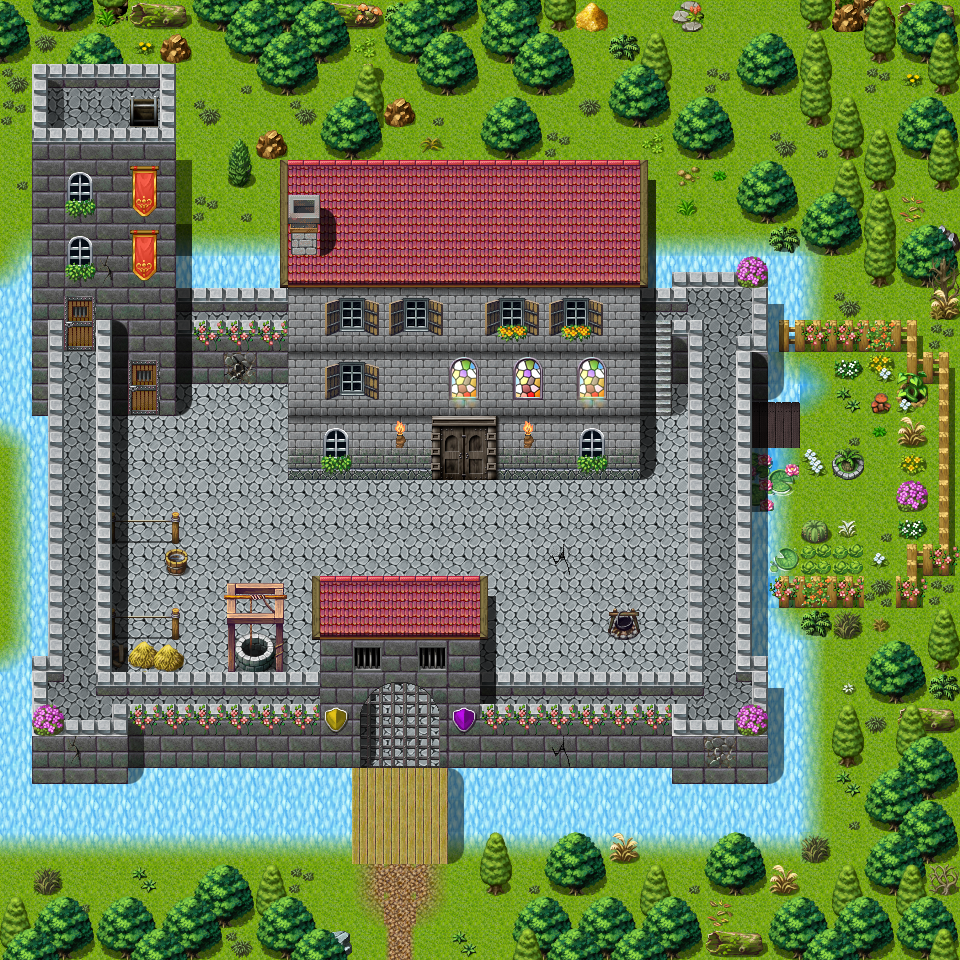

A 2D game scene composited from a Tiled map and its tileset images. What follows is a short description and the map's XML, with each tile layer's data collapsed to a summary:
An orthogonal 30x30 tile map with 32x32 px tiles, 6 tile layers (Ground, Objects, Above, Above_1, ...), 4 hidden layers not drawn, 61 tilesets and 77 objects (20x replace, 18x spawn, 13x mapchange, 13x script, 7x key, ...).

<map version="1.8" tiledversion="1.8.4" orientation="orthogonal" renderorder="right-down" width="30" height="30" tilewidth="32" tileheight="32" infinite="0" nextlayerid="15" nextobjectid="78">
 <properties>
  <property name="colorfilter" value="none" />
  <property name="outdoors" value="1" />
 </properties>
 <tileset firstgid="1" name="map_bed_1" tilewidth="32" tileheight="32" tilecount="128" columns="16">
  <image source="../drawable/map_bed_1.png" width="512" height="256" />
 </tileset>
 <tileset firstgid="129" name="map_border_1" tilewidth="32" tileheight="32" tilecount="128" columns="16">
  <image source="../drawable/map_border_1.png" width="512" height="256" />
 </tileset>
 <tileset firstgid="257" name="map_bridge_1" tilewidth="32" tileheight="32" tilecount="128" columns="16">
  <image source="../drawable/map_bridge_1.png" width="512" height="256" />
 </tileset>
 <tileset firstgid="385" name="map_bridge_2" tilewidth="32" tileheight="32" tilecount="128" columns="16">
  <image source="../drawable/map_bridge_2.png" width="512" height="256" />
 </tileset>
 <tileset firstgid="513" name="map_broken_1" tilewidth="32" tileheight="32" tilecount="128" columns="16">
  <image source="../drawable/map_broken_1.png" width="512" height="256" />
 </tileset>
 <tileset firstgid="641" name="map_cavewall_1" tilewidth="32" tileheight="32" tilecount="108" columns="18">
  <image source="../drawable/map_cavewall_1.png" width="576" height="192" />
 </tileset>
 <tileset firstgid="749" name="map_cavewall_2" tilewidth="32" tileheight="32" tilecount="108" columns="18">
  <image source="../drawable/map_cavewall_2.png" width="576" height="192" />
 </tileset>
 <tileset firstgid="857" name="map_cavewall_3" tilewidth="32" tileheight="32" tilecount="108" columns="18">
  <image source="../drawable/map_cavewall_3.png" width="576" height="192" />
 </tileset>
 <tileset firstgid="965" name="map_cavewall_4" tilewidth="32" tileheight="32" tilecount="108" columns="18">
  <image source="../drawable/map_cavewall_4.png" width="576" height="192" />
 </tileset>
 <tileset firstgid="1073" name="map_chair_table_1" tilewidth="32" tileheight="32" tilecount="128" columns="16">
  <image source="../drawable/map_chair_table_1.png" width="512" height="256" />
 </tileset>
 <tileset firstgid="1201" name="map_chair_table_2" tilewidth="32" tileheight="32" tilecount="128" columns="16">
  <image source="../drawable/map_chair_table_2.png" width="512" height="256" />
 </tileset>
 <tileset firstgid="1329" name="map_crate_1" tilewidth="32" tileheight="32" tilecount="128" columns="16">
  <image source="../drawable/map_crate_1.png" width="512" height="256" />
 </tileset>
 <tileset firstgid="1457" name="map_cupboard_1" tilewidth="32" tileheight="32" tilecount="128" columns="16">
  <image source="../drawable/map_cupboard_1.png" width="512" height="256" />
 </tileset>
 <tileset firstgid="1585" name="map_curtain_1" tilewidth="32" tileheight="32" tilecount="128" columns="16">
  <image source="../drawable/map_curtain_1.png" width="512" height="256" />
 </tileset>
 <tileset firstgid="1713" name="map_entrance_1" tilewidth="32" tileheight="32" tilecount="128" columns="16">
  <image source="../drawable/map_entrance_1.png" width="512" height="256" />
 </tileset>
 <tileset firstgid="1841" name="map_entrance_2" tilewidth="32" tileheight="32" tilecount="128" columns="16">
  <image source="../drawable/map_entrance_2.png" width="512" height="256" />
 </tileset>
 <tileset firstgid="1969" name="map_fence_1" tilewidth="32" tileheight="32" tilecount="128" columns="16">
  <image source="../drawable/map_fence_1.png" width="512" height="256" />
 </tileset>
 <tileset firstgid="2097" name="map_fence_2" tilewidth="32" tileheight="32" tilecount="128" columns="16">
  <image source="../drawable/map_fence_2.png" width="512" height="256" />
 </tileset>
 <tileset firstgid="2225" name="map_fence_3" tilewidth="32" tileheight="32" tilecount="128" columns="16">
  <image source="../drawable/map_fence_3.png" width="512" height="256" />
 </tileset>
 <tileset firstgid="2353" name="map_fence_4" tilewidth="32" tileheight="32" tilecount="128" columns="16">
  <image source="../drawable/map_fence_4.png" width="512" height="256" />
 </tileset>
 <tileset firstgid="2481" name="map_ground_1" tilewidth="32" tileheight="32" tilecount="128" columns="16">
  <image source="../drawable/map_ground_1.png" width="512" height="256" />
 </tileset>
 <tileset firstgid="2609" name="map_ground_2" tilewidth="32" tileheight="32" tilecount="128" columns="16">
  <image source="../drawable/map_ground_2.png" width="512" height="256" />
 </tileset>
 <tileset firstgid="2737" name="map_ground_3" tilewidth="32" tileheight="32" tilecount="128" columns="16">
  <image source="../drawable/map_ground_3.png" width="512" height="256" />
 </tileset>
 <tileset firstgid="2865" name="map_ground_5" tilewidth="32" tileheight="32" tilecount="128" columns="16">
  <image source="../drawable/map_ground_5.png" width="512" height="256" />
 </tileset>
 <tileset firstgid="2993" name="map_ground_6" tilewidth="32" tileheight="32" tilecount="128" columns="16">
  <image source="../drawable/map_ground_6.png" width="512" height="256" />
 </tileset>
 <tileset firstgid="3121" name="map_ground_7" tilewidth="32" tileheight="32" tilecount="128" columns="16">
  <image source="../drawable/map_ground_7.png" width="512" height="256" />
 </tileset>
 <tileset firstgid="3249" name="map_ground_8" tilewidth="32" tileheight="32" tilecount="128" columns="16">
  <image source="../drawable/map_ground_8.png" width="512" height="256" />
 </tileset>
 <tileset firstgid="3377" name="map_house_1" tilewidth="32" tileheight="32" tilecount="128" columns="16">
  <image source="../drawable/map_house_1.png" width="512" height="256" />
 </tileset>
 <tileset firstgid="3505" name="map_house_2" tilewidth="32" tileheight="32" tilecount="128" columns="16">
  <image source="../drawable/map_house_2.png" width="512" height="256" />
 </tileset>
 <tileset firstgid="3633" name="map_indoor_1" tilewidth="32" tileheight="32" tilecount="128" columns="16">
  <image source="../drawable/map_indoor_1.png" width="512" height="256" />
 </tileset>
 <tileset firstgid="3761" name="map_indoor_2" tilewidth="32" tileheight="32" tilecount="128" columns="16">
  <image source="../drawable/map_indoor_2.png" width="512" height="256" />
 </tileset>
 <tileset firstgid="3889" name="map_kitchen_1" tilewidth="32" tileheight="32" tilecount="128" columns="16">
  <image source="../drawable/map_kitchen_1.png" width="512" height="256" />
 </tileset>
 <tileset firstgid="4017" name="map_outdoor_1" tilewidth="32" tileheight="32" tilecount="128" columns="16">
  <image source="../drawable/map_outdoor_1.png" width="512" height="256" />
 </tileset>
 <tileset firstgid="4145" name="map_pillar_1" tilewidth="32" tileheight="32" tilecount="128" columns="16">
  <image source="../drawable/map_pillar_1.png" width="512" height="256" />
 </tileset>
 <tileset firstgid="4273" name="map_pillar_2" tilewidth="32" tileheight="32" tilecount="128" columns="16">
  <image source="../drawable/map_pillar_2.png" width="512" height="256" />
 </tileset>
 <tileset firstgid="4401" name="map_plant_1" tilewidth="32" tileheight="32" tilecount="128" columns="16">
  <image source="../drawable/map_plant_1.png" width="512" height="256" />
 </tileset>
 <tileset firstgid="4529" name="map_plant_2" tilewidth="32" tileheight="32" tilecount="128" columns="16">
  <image source="../drawable/map_plant_2.png" width="512" height="256" />
 </tileset>
 <tileset firstgid="4657" name="map_rock_1" tilewidth="32" tileheight="32" tilecount="128" columns="16">
  <image source="../drawable/map_rock_1.png" width="512" height="256" />
 </tileset>
 <tileset firstgid="4785" name="map_rock_2" tilewidth="32" tileheight="32" tilecount="128" columns="16">
  <image source="../drawable/map_rock_2.png" width="512" height="256" />
 </tileset>
 <tileset firstgid="4913" name="map_roof_1" tilewidth="32" tileheight="32" tilecount="128" columns="16">
  <image source="../drawable/map_roof_1.png" width="512" height="256" />
 </tileset>
 <tileset firstgid="5041" name="map_roof_2" tilewidth="32" tileheight="32" tilecount="128" columns="16">
  <image source="../drawable/map_roof_2.png" width="512" height="256" />
 </tileset>
 <tileset firstgid="5169" name="map_roof_3" tilewidth="32" tileheight="32" tilecount="128" columns="16">
  <image source="../drawable/map_roof_3.png" width="512" height="256" />
 </tileset>
 <tileset firstgid="5297" name="map_shop_1" tilewidth="32" tileheight="32" tilecount="128" columns="16">
  <image source="../drawable/map_shop_1.png" width="512" height="256" />
 </tileset>
 <tileset firstgid="5425" name="map_sign_ladder_1" tilewidth="32" tileheight="32" tilecount="128" columns="16">
  <image source="../drawable/map_sign_ladder_1.png" width="512" height="256" />
 </tileset>
 <tileset firstgid="5553" name="map_table_1" tilewidth="32" tileheight="32" tilecount="128" columns="16">
  <image source="../drawable/map_table_1.png" width="512" height="256" />
 </tileset>
 <tileset firstgid="5681" name="map_trail_1" tilewidth="32" tileheight="32" tilecount="128" columns="16">
  <image source="../drawable/map_trail_1.png" width="512" height="256" />
 </tileset>
 <tileset firstgid="5809" name="map_transition_1" tilewidth="32" tileheight="32" tilecount="128" columns="16">
  <image source="../drawable/map_transition_1.png" width="512" height="256" />
 </tileset>
 <tileset firstgid="5937" name="map_transition_2" tilewidth="32" tileheight="32" tilecount="128" columns="16">
  <image source="../drawable/map_transition_2.png" width="512" height="256" />
 </tileset>
 <tileset firstgid="6065" name="map_transition_3" tilewidth="32" tileheight="32" tilecount="128" columns="16">
  <image source="../drawable/map_transition_3.png" width="512" height="256" />
 </tileset>
 <tileset firstgid="6193" name="map_transition_4" tilewidth="32" tileheight="32" tilecount="128" columns="16">
  <image source="../drawable/map_transition_4.png" width="512" height="256" />
 </tileset>
 <tileset firstgid="6321" name="map_tree_1" tilewidth="32" tileheight="32" tilecount="128" columns="16">
  <image source="../drawable/map_tree_1.png" width="512" height="256" />
 </tileset>
 <tileset firstgid="6449" name="map_tree_2" tilewidth="32" tileheight="32" tilecount="128" columns="16">
  <image source="../drawable/map_tree_2.png" width="512" height="256" />
 </tileset>
 <tileset firstgid="6577" name="map_wall_1" tilewidth="32" tileheight="32" tilecount="128" columns="16">
  <image source="../drawable/map_wall_1.png" width="512" height="256" />
 </tileset>
 <tileset firstgid="6705" name="map_wall_2" tilewidth="32" tileheight="32" tilecount="120" columns="15">
  <image source="../drawable/map_wall_2.png" width="480" height="256" />
 </tileset>
 <tileset firstgid="6825" name="map_wall_3" tilewidth="32" tileheight="32" tilecount="120" columns="15">
  <image source="../drawable/map_wall_3.png" width="480" height="256" />
 </tileset>
 <tileset firstgid="6945" name="map_wall_4" tilewidth="32" tileheight="32" tilecount="120" columns="15">
  <image source="../drawable/map_wall_4.png" width="480" height="256" />
 </tileset>
 <tileset firstgid="7065" name="map_window_1" tilewidth="32" tileheight="32" tilecount="128" columns="16">
  <image source="../drawable/map_window_1.png" width="512" height="256" />
 </tileset>
 <tileset firstgid="7193" name="map_window_2" tilewidth="32" tileheight="32" tilecount="128" columns="16">
  <image source="../drawable/map_window_2.png" width="512" height="256" />
 </tileset>
 <tileset firstgid="7321" name="map_trail_1" tilewidth="32" tileheight="32" tilecount="128" columns="16">
  <image source="../drawable/map_trail_1.png" width="512" height="256" />
 </tileset>
 <tileset firstgid="7449" name="map_ground_4" tilewidth="32" tileheight="32" tilecount="128" columns="16">
  <image source="../drawable/map_ground_4.png" width="512" height="256" />
 </tileset>
 <tileset firstgid="7577" name="map_guynmart" tilewidth="32" tileheight="32" tilecount="128" columns="16">
  <image source="../drawable/map_guynmart.png" width="512" height="256" />
 </tileset>
 <layer id="1" name="Ground" width="30" height="30">
  <data>[900 cells, 900 non-empty, 18 distinct tile ids]</data>
 </layer>
 <layer id="2" name="Objects" width="30" height="30">
  <data>[900 cells, 415 non-empty, 142 distinct tile ids]</data>
 </layer>
 <layer id="3" name="Above" width="30" height="30">
  <data>[900 cells, 240 non-empty, 65 distinct tile ids]</data>
 </layer>
 <layer id="4" name="Above_1" width="30" height="30">
  <data>[900 cells, 122 non-empty, 48 distinct tile ids]</data>
 </layer>
 <layer id="14" name="Top" width="30" height="30">
  <data>[900 cells, 1 non-empty, 1 distinct tile ids]</data>
 </layer>
 <layer id="5" name="Walkable" width="30" height="30" visible="0">
  <data>[900 cells, 519 non-empty, 1 distinct tile ids]</data>
 </layer>
 <layer id="6" name="Walkable_2" width="30" height="30" visible="0">
  <data>[900 cells, 259 non-empty, 1 distinct tile ids]</data>
 </layer>
 <layer id="7" name="Walkable_1" width="30" height="30" visible="0">
  <data>[900 cells, 270 non-empty, 1 distinct tile ids]</data>
 </layer>
 <layer id="8" name="Walkable_3" width="30" height="30" visible="0">
  <data>[900 cells, 48 non-empty, 1 distinct tile ids]</data>
 </layer>
 <layer id="9" name="Objects_1" width="30" height="30">
  <data>[900 cells, 8 non-empty, 4 distinct tile ids]</data>
 </layer>
 <objectgroup id="10" name="Mapevents" visible="0">
  <object id="1" name="guynmart_sign_flowers_1" type="sign" x="864" y="352" width="32" height="32" />
  <object id="2" name="guynmart_sign_flowers_2" type="sign" x="896" y="512" width="32" height="32" />
  <object id="3" name="guynmart_sign_flowers_3" type="sign" x="896" y="448" width="32" height="32" />
  <object id="4" name="guynmart_sign_flowers_4" type="sign" x="832" y="352" width="32" height="32" />
  <object id="5" name="guynmart_sign_flowers_5" type="sign" x="832" y="512" width="32" height="32" />
  <object id="6" name="north" type="mapchange" x="32" y="0" width="896" height="32">
   <properties>
    <property name="map" value="guynmart_wood_2" />
    <property name="place" value="south" />
   </properties>
  </object>
  <object id="7" name="south" type="mapchange" x="352" y="928" width="160" height="32">
   <properties>
    <property name="map" value="guynmart_wood_1" />
    <property name="place" value="north" />
   </properties>
  </object>
  <object id="8" name="guynmart_main" type="mapchange" x="448" y="448" width="32" height="32">
   <properties>
    <property name="map" value="guynmart_main_1" />
    <property name="place" value="entrance" />
   </properties>
  </object>
  <object id="9" name="tower_top" type="mapchange" x="128" y="96" width="32" height="32">
   <properties>
    <property name="map" value="guynmart_tower_4" />
    <property name="place" value="up" />
   </properties>
  </object>
  <object id="10" name="bridge_left" type="mapchange" x="160" y="288" width="32" height="32">
   <properties>
    <property name="map" value="guynmart_tower_2" />
    <property name="place" value="bridge" />
   </properties>
  </object>
  <object id="11" name="bridge_right" type="mapchange" x="256" y="288" width="32" height="32">
   <properties>
    <property name="map" value="guynmart_main_2" />
    <property name="place" value="bridge" />
   </properties>
  </object>
  <object id="12" name="wall" type="mapchange" x="64" y="320" width="32" height="32">
   <properties>
    <property name="map" value="guynmart_tower_2" />
    <property name="place" value="wall" />
   </properties>
  </object>
  <object id="13" name="tower" type="mapchange" x="128" y="384" width="32" height="32">
   <properties>
    <property name="map" value="guynmart_tower_1" />
    <property name="place" value="entrance" />
   </properties>
  </object>
  <object id="14" name="guynmart_sRpl_main_1a" type="script" x="640" y="320" width="32" height="32" />
  <object id="15" name="guynmart_sRpl_main_1b" type="script" x="416" y="480" width="96" height="32" />
  <object id="16" name="guynmart_sRpl_main_1c" type="script" x="128" y="416" width="64" height="32" />
  <object id="17" name="guynmart_sRpl_main_1d" type="script" x="160" y="640" width="32" height="32" />
  <object id="18" name="guynmart_sRpl_main_2a" type="script" x="704" y="320" width="32" height="32" />
  <object id="19" name="guynmart_sRpl_main_2b" type="script" x="224" y="288" width="32" height="32" />
  <object id="20" name="guynmart_sRpl_main_2c" type="script" x="64" y="352" width="32" height="32" />
  <object id="21" name="guynmart_sRpl_main_3a" type="script" x="640" y="416" width="32" height="96" />
  <object id="22" name="guynmart_sRpl_main_3b" type="script" x="832" y="352" width="32" height="224" />
  <object id="23" name="guynmart_sRpl_main_olav_1" type="script" x="640" y="288" width="32" height="32" />
  <object id="24" name="guynmart_sRpl_main_olav_2" type="script" x="640" y="256" width="32" height="32" />
  <object id="25" name="guynmart_sRpl_main_olav_3" type="script" x="640" y="224" width="64" height="32" />
  <object id="26" name="west3" type="mapchange" x="0" y="832" width="32" height="96">
   <properties>
    <property name="map" value="guynmart_wood_8" />
    <property name="place" value="east2" />
   </properties>
  </object>
  <object id="27" name="west1" type="mapchange" x="0" y="416" width="32" height="64">
   <properties>
    <property name="map" value="guynmart_wood_6" />
    <property name="place" value="east" />
   </properties>
  </object>
  <object id="28" name="west2" type="mapchange" x="0" y="608" width="32" height="32">
   <properties>
    <property name="map" value="guynmart_wood_8" />
    <property name="place" value="east1" />
   </properties>
  </object>
  <object id="29" name="east1" type="mapchange" x="928" y="32" width="32" height="192">
   <properties>
    <property name="map" value="guynmart_wood_9" />
    <property name="place" value="west" />
   </properties>
  </object>
  <object id="30" name="gate" type="mapchange" x="288" y="672" width="32" height="32">
   <properties>
    <property name="map" value="guynmart_gate_2" />
    <property name="place" value="west" />
   </properties>
  </object>
  <object id="31" name="guynmart_sign_gatenodoor" type="sign" x="480" y="672" width="32" height="32" />
  <object id="32" name="guynmart_s_clearing_10" type="script" x="0" y="480" width="32" height="128" />
 </objectgroup>
 <objectgroup id="11" name="Spawn" visible="0">
  <object id="33" name="guynmart_player" type="spawn" x="576" y="576" width="96" height="96">
   <properties>
    <property name="quantity" value="2" />
    <property name="spawngroup" value="guynmart_player" />
   </properties>
  </object>
  <object id="34" name="guynmart_guard_guide" type="spawn" x="384" y="768" width="64" height="32">
   <properties>
    <property name="spawngroup" value="guynmart_guard_guide" />
   </properties>
  </object>
  <object id="35" name="guynmart_gguard" type="spawn" x="768" y="384" width="32" height="32">
   <properties>
    <property name="spawngroup" value="guynmart_gguard" />
   </properties>
  </object>
  <object id="36" name="guynmart_wguard1" type="spawn" x="64" y="416" width="32" height="320">
   <properties>
    <property name="quantity" value="2" />
    <property name="spawngroup" value="guynmart_wguard_a" />
   </properties>
  </object>
  <object id="37" name="guynmart_wguard2" type="spawn" x="704" y="480" width="32" height="256">
   <properties>
    <property name="spawngroup" value="guynmart_wguard_a" />
   </properties>
  </object>
  </objectgroup>
 <objectgroup id="12" name="Keys" visible="0">
  <!-- 7 objects omitted --></objectgroup>
 <objectgroup id="13" name="Replace" visible="0">
  <!-- 20 objects omitted --></objectgroup>
</map>
<!-- 40 of 77 objects omitted -->
